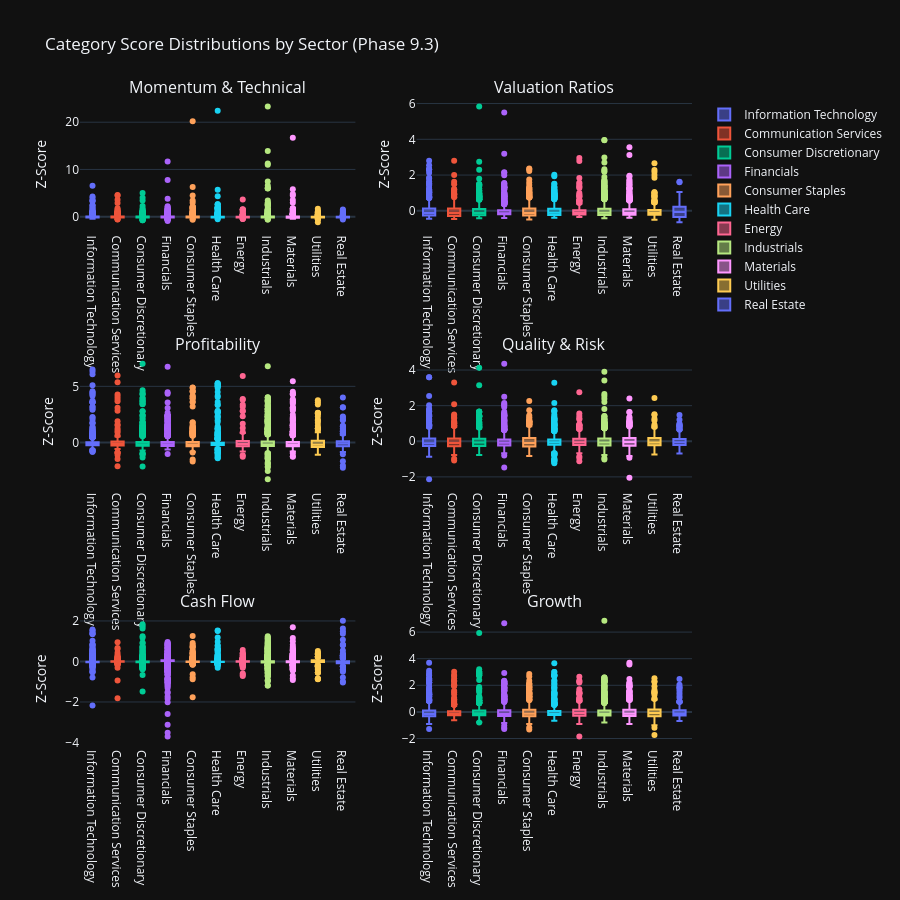

The notebook cell saved with this chart:
### Code cell
# Visualization 4: Category Distribution Box Plots
print("\n📊 Category Distribution Box Plots:")

# Create box plots for each category showing distribution across sectors
if 'category_score_matrix' in locals() and not category_score_matrix.empty:
    # Add sector information to category scores
    category_scores_with_sector = category_score_matrix.copy()
    category_scores_with_sector['sector'] = all_stocks_scaled['sector'].values

    # Create subplot grid for all categories
    from plotly.subplots import make_subplots
    import math

    categories = [col for col in category_score_matrix.columns]
    n_categories = len(categories)
    n_cols = 2
    n_rows = math.ceil(n_categories / n_cols)

    fig_box = make_subplots(
            rows=n_rows,
            cols=n_cols,
            subplot_titles=categories,
            vertical_spacing=0.2,
            horizontal_spacing=0.1
            )

    for idx, category in enumerate(categories):
        row = idx // n_cols + 1
        col = idx % n_cols + 1

        # Create box plot data for this category
        for sector in category_scores_with_sector['sector'].unique():
            if pd.notna(sector):
                sector_data = category_scores_with_sector[
                    category_scores_with_sector['sector'] == sector
                    ][category].dropna()

                fig_box.add_trace(
                        go.Box(
                                y=sector_data,
                                name=sector,
                                showlegend=(idx == 0),  # Only show legend for first subplot
                                marker_color=px.colors.qualitative.Plotly[
                                    list(category_scores_with_sector['sector'].unique()).index(sector) % 10
                                    ]
                                ),
                        row=row,
                        col=col
                        )

    fig_box.update_layout(
            title_text="Category Score Distributions by Sector (Phase 9.3)",
            height=300 * n_rows,
            showlegend=True
            )

    fig_box.update_yaxes(title_text="Z-Score")

    fig_box.show()
    output_path = eda_output_dir / "phase93_category_distributions_boxplots.html"
    fig_box.write_html(output_path)

    print(f"\n✓ Category distribution box plots complete")
    print(f"  Categories visualized: {n_categories}")
    print(f"  Grid layout: {n_rows}×{n_cols}")
    print(f"  Output: {output_path}")

    # Identify categories with highest variance
    category_variances = category_score_matrix.var().sort_values(ascending=False)
    print(f"\n  📊 Categories with Highest Variance:")
    for category, variance in category_variances.head(5).items():
        print(f"    {category}: {variance:.2f}")
else:
    print("  ⚠️ No category score data available for box plots")

### Figure 1 — Plotly figure (JSON) as saved in the notebook; plotly's stock layout.template omitted (floating-point values rounded to 4 significant figures; data arrays with more than 128 entries replaced by an {"elided": "..."} marker saying what was removed)
{"data": [{"marker": {"color": "#636EFA"}, "name": "Information Technology", "showlegend": true, "y": {"elided": "844 float values"}, "type": "box", "xaxis": "x", "yaxis": "y"}, {"marker": {"color": "#EF553B"}, "name": "Communication Services", "showlegend": true, "y": {"elided": "343 float values"}, "type": "box", "xaxis": "x", "yaxis": "y"}, {"marker": {"color": "#00CC96"}, "name": "Consumer Discretionary", "showlegend": true, "y": {"elided": "801 float values"}, "type": "box", "xaxis": "x", "yaxis": "y"}, {"marker": {"color": "#AB63FA"}, "name": "Financials", "showlegend": true, "y": {"elided": "987 float values"}, "type": "box", "xaxis": "x", "yaxis": "y"}, {"marker": {"color": "#FFA15A"}, "name": "Consumer Staples", "showlegend": true, "y": {"elided": "512 float values"}, "type": "box", "xaxis": "x", "yaxis": "y"}, {"marker": {"color": "#19D3F3"}, "name": "Health Care", "showlegend": true, "y": {"elided": "717 float values"}, "type": "box", "xaxis": "x", "yaxis": "y"}, {"marker": {"color": "#FF6692"}, "name": "Energy", "showlegend": true, "y": {"elided": "287 float values"}, "type": "box", "xaxis": "x", "yaxis": "y"}, {"marker": {"color": "#B6E880"}, "name": "Industrials", "showlegend": true, "y": {"elided": "1359 float values"}, "type": "box", "xaxis": "x", "yaxis": "y"}, {"marker": {"color": "#FF97FF"}, "name": "Materials", "showlegend": true, "y": {"elided": "663 float values"}, "type": "box", "xaxis": "x", "yaxis": "y"}, {"marker": {"color": "#FECB52"}, "name": "Utilities", "showlegend": true, "y": {"elided": "246 float values"}, "type": "box", "xaxis": "x", "yaxis": "y"}, {"marker": {"color": "#636EFA"}, "name": "Real Estate", "showlegend": true, "y": {"elided": "213 float values"}, "type": "box", "xaxis": "x", "yaxis": "y"}, {"marker": {"color": "#636EFA"}, "name": "Information Technology", "showlegend": false, "y": {"elided": "844 float values"}, "type": "box", "xaxis": "x2", "yaxis": "y2"}, {"marker": {"color": "#EF553B"}, "name": "Communication Services", "showlegend": false, "y": {"elided": "343 float values"}, "type": "box", "xaxis": "x2", "yaxis": "y2"}, {"marker": {"color": "#00CC96"}, "name": "Consumer Discretionary", "showlegend": false, "y": {"elided": "801 float values"}, "type": "box", "xaxis": "x2", "yaxis": "y2"}, {"marker": {"color": "#AB63FA"}, "name": "Financials", "showlegend": false, "y": {"elided": "987 float values"}, "type": "box", "xaxis": "x2", "yaxis": "y2"}, {"marker": {"color": "#FFA15A"}, "name": "Consumer Staples", "showlegend": false, "y": {"elided": "512 float values"}, "type": "box", "xaxis": "x2", "yaxis": "y2"}, {"marker": {"color": "#19D3F3"}, "name": "Health Care", "showlegend": false, "y": {"elided": "717 float values"}, "type": "box", "xaxis": "x2", "yaxis": "y2"}, {"marker": {"color": "#FF6692"}, "name": "Energy", "showlegend": false, "y": {"elided": "287 float values"}, "type": "box", "xaxis": "x2", "yaxis": "y2"}, {"marker": {"color": "#B6E880"}, "name": "Industrials", "showlegend": false, "y": {"elided": "1359 float values"}, "type": "box", "xaxis": "x2", "yaxis": "y2"}, {"marker": {"color": "#FF97FF"}, "name": "Materials", "showlegend": false, "y": {"elided": "663 float values"}, "type": "box", "xaxis": "x2", "yaxis": "y2"}, {"marker": {"color": "#FECB52"}, "name": "Utilities", "showlegend": false, "y": {"elided": "246 float values"}, "type": "box", "xaxis": "x2", "yaxis": "y2"}, {"marker": {"color": "#636EFA"}, "name": "Real Estate", "showlegend": false, "y": {"elided": "213 float values"}, "type": "box", "xaxis": "x2", "yaxis": "y2"}, {"marker": {"color": "#636EFA"}, "name": "Information Technology", "showlegend": false, "y": {"elided": "844 float values"}, "type": "box", "xaxis": "x3", "yaxis": "y3"}, {"marker": {"color": "#EF553B"}, "name": "Communication Services", "showlegend": false, "y": {"elided": "343 float values"}, "type": "box", "xaxis": "x3", "yaxis": "y3"}, {"marker": {"color": "#00CC96"}, "name": "Consumer Discretionary", "showlegend": false, "y": {"elided": "801 float values"}, "type": "box", "xaxis": "x3", "yaxis": "y3"}, {"marker": {"color": "#AB63FA"}, "name": "Financials", "showlegend": false, "y": {"elided": "987 float values"}, "type": "box", "xaxis": "x3", "yaxis": "y3"}, {"marker": {"color": "#FFA15A"}, "name": "Consumer Staples", "showlegend": false, "y": {"elided": "512 float values"}, "type": "box", "xaxis": "x3", "yaxis": "y3"}, {"marker": {"color": "#19D3F3"}, "name": "Health Care", "showlegend": false, "y": {"elided": "717 float values"}, "type": "box", "xaxis": "x3", "yaxis": "y3"}, {"marker": {"color": "#FF6692"}, "name": "Energy", "showlegend": false, "y": {"elided": "287 float values"}, "type": "box", "xaxis": "x3", "yaxis": "y3"}, {"marker": {"color": "#B6E880"}, "name": "Industrials", "showlegend": false, "y": {"elided": "1359 float values"}, "type": "box", "xaxis": "x3", "yaxis": "y3"}, {"marker": {"color": "#FF97FF"}, "name": "Materials", "showlegend": false, "y": {"elided": "663 float values"}, "type": "box", "xaxis": "x3", "yaxis": "y3"}, {"marker": {"color": "#FECB52"}, "name": "Utilities", "showlegend": false, "y": {"elided": "246 float values"}, "type": "box", "xaxis": "x3", "yaxis": "y3"}, {"marker": {"color": "#636EFA"}, "name": "Real Estate", "showlegend": false, "y": {"elided": "213 float values"}, "type": "box", "xaxis": "x3", "yaxis": "y3"}, {"marker": {"color": "#636EFA"}, "name": "Information Technology", "showlegend": false, "y": {"elided": "844 float values"}, "type": "box", "xaxis": "x4", "yaxis": "y4"}, {"marker": {"color": "#EF553B"}, "name": "Communication Services", "showlegend": false, "y": {"elided": "343 float values"}, "type": "box", "xaxis": "x4", "yaxis": "y4"}, {"marker": {"color": "#00CC96"}, "name": "Consumer Discretionary", "showlegend": false, "y": {"elided": "801 float values"}, "type": "box", "xaxis": "x4", "yaxis": "y4"}, {"marker": {"color": "#AB63FA"}, "name": "Financials", "showlegend": false, "y": {"elided": "987 float values"}, "type": "box", "xaxis": "x4", "yaxis": "y4"}, {"marker": {"color": "#FFA15A"}, "name": "Consumer Staples", "showlegend": false, "y": {"elided": "512 float values"}, "type": "box", "xaxis": "x4", "yaxis": "y4"}, {"marker": {"color": "#19D3F3"}, "name": "Health Care", "showlegend": false, "y": {"elided": "717 float values"}, "type": "box", "xaxis": "x4", "yaxis": "y4"}, {"marker": {"color": "#FF6692"}, "name": "Energy", "showlegend": false, "y": {"elided": "287 float values"}, "type": "box", "xaxis": "x4", "yaxis": "y4"}, {"marker": {"color": "#B6E880"}, "name": "Industrials", "showlegend": false, "y": {"elided": "1359 float values"}, "type": "box", "xaxis": "x4", "yaxis": "y4"}, {"marker": {"color": "#FF97FF"}, "name": "Materials", "showlegend": false, "y": {"elided": "663 float values"}, "type": "box", "xaxis": "x4", "yaxis": "y4"}, {"marker": {"color": "#FECB52"}, "name": "Utilities", "showlegend": false, "y": {"elided": "246 float values"}, "type": "box", "xaxis": "x4", "yaxis": "y4"}, {"marker": {"color": "#636EFA"}, "name": "Real Estate", "showlegend": false, "y": {"elided": "213 float values"}, "type": "box", "xaxis": "x4", "yaxis": "y4"}, {"marker": {"color": "#636EFA"}, "name": "Information Technology", "showlegend": false, "y": {"elided": "844 float values"}, "type": "box", "xaxis": "x5", "yaxis": "y5"}, {"marker": {"color": "#EF553B"}, "name": "Communication Services", "showlegend": false, "y": {"elided": "343 float values"}, "type": "box", "xaxis": "x5", "yaxis": "y5"}, {"marker": {"color": "#00CC96"}, "name": "Consumer Discretionary", "showlegend": false, "y": {"elided": "801 float values"}, "type": "box", "xaxis": "x5", "yaxis": "y5"}, {"marker": {"color": "#AB63FA"}, "name": "Financials", "showlegend": false, "y": {"elided": "987 float values"}, "type": "box", "xaxis": "x5", "yaxis": "y5"}, {"marker": {"color": "#FFA15A"}, "name": "Consumer Staples", "showlegend": false, "y": {"elided": "512 float values"}, "type": "box", "xaxis": "x5", "yaxis": "y5"}, {"marker": {"color": "#19D3F3"}, "name": "Health Care", "showlegend": false, "y": {"elided": "717 float values"}, "type": "box", "xaxis": "x5", "yaxis": "y5"}, {"marker": {"color": "#FF6692"}, "name": "Energy", "showlegend": false, "y": {"elided": "287 float values"}, "type": "box", "xaxis": "x5", "yaxis": "y5"}, {"marker": {"color": "#B6E880"}, "name": "Industrials", "showlegend": false, "y": {"elided": "1359 float values"}, "type": "box", "xaxis": "x5", "yaxis": "y5"}, {"marker": {"color": "#FF97FF"}, "name": "Materials", "showlegend": false, "y": {"elided": "663 float values"}, "type": "box", "xaxis": "x5", "yaxis": "y5"}, {"marker": {"color": "#FECB52"}, "name": "Utilities", "showlegend": false, "y": {"elided": "246 float values"}, "type": "box", "xaxis": "x5", "yaxis": "y5"}, {"marker": {"color": "#636EFA"}, "name": "Real Estate", "showlegend": false, "y": {"elided": "213 float values"}, "type": "box", "xaxis": "x5", "yaxis": "y5"}, {"marker": {"color": "#636EFA"}, "name": "Information Technology", "showlegend": false, "y": {"elided": "844 float values"}, "type": "box", "xaxis": "x6", "yaxis": "y6"}, {"marker": {"color": "#EF553B"}, "name": "Communication Services", "showlegend": false, "y": {"elided": "343 float values"}, "type": "box", "xaxis": "x6", "yaxis": "y6"}, {"marker": {"color": "#00CC96"}, "name": "Consumer Discretionary", "showlegend": false, "y": {"elided": "801 float values"}, "type": "box", "xaxis": "x6", "yaxis": "y6"}, {"marker": {"color": "#AB63FA"}, "name": "Financials", "showlegend": false, "y": {"elided": "987 float values"}, "type": "box", "xaxis": "x6", "yaxis": "y6"}, {"marker": {"color": "#FFA15A"}, "name": "Consumer Staples", "showlegend": false, "y": {"elided": "512 float values"}, "type": "box", "xaxis": "x6", "yaxis": "y6"}, {"marker": {"color": "#19D3F3"}, "name": "Health Care", "showlegend": false, "y": {"elided": "717 float values"}, "type": "box", "xaxis": "x6", "yaxis": "y6"}, {"marker": {"color": "#FF6692"}, "name": "Energy", "showlegend": false, "y": {"elided": "287 float values"}, "type": "box", "xaxis": "x6", "yaxis": "y6"}, {"marker": {"color": "#B6E880"}, "name": "Industrials", "showlegend": false, "y": {"elided": "1359 float values"}, "type": "box", "xaxis": "x6", "yaxis": "y6"}, {"marker": {"color": "#FF97FF"}, "name": "Materials", "showlegend": false, "y": {"elided": "663 float values"}, "type": "box", "xaxis": "x6", "yaxis": "y6"}, {"marker": {"color": "#FECB52"}, "name": "Utilities", "showlegend": false, "y": {"elided": "246 float values"}, "type": "box", "xaxis": "x6", "yaxis": "y6"}, {"marker": {"color": "#636EFA"}, "name": "Real Estate", "showlegend": false, "y": {"elided": "213 float values"}, "type": "box", "xaxis": "x6", "yaxis": "y6"}], "layout": {"xaxis": {"anchor": "y", "domain": [0.0, 0.45]}, "yaxis": {"anchor": "x", "domain": [0.8, 1.0], "title": {"text": "Z-Score"}}, "xaxis2": {"anchor": "y2", "domain": [0.55, 1.0]}, "yaxis2": {"anchor": "x2", "domain": [0.8, 1.0], "title": {"text": "Z-Score"}}, "xaxis3": {"anchor": "y3", "domain": [0.0, 0.45]}, "yaxis3": {"anchor": "x3", "domain": [0.4, 0.6], "title": {"text": "Z-Score"}}, "xaxis4": {"anchor": "y4", "domain": [0.55, 1.0]}, "yaxis4": {"anchor": "x4", "domain": [0.4, 0.6], "title": {"text": "Z-Score"}}, "xaxis5": {"anchor": "y5", "domain": [0.0, 0.45]}, "yaxis5": {"anchor": "x5", "domain": [0.0, 0.2], "title": {"text": "Z-Score"}}, "xaxis6": {"anchor": "y6", "domain": [0.55, 1.0]}, "yaxis6": {"anchor": "x6", "domain": [0.0, 0.2], "title": {"text": "Z-Score"}}, "annotations": [{"font": {"size": 16}, "showarrow": false, "text": "Momentum & Technical", "x": 0.225, "xanchor": "center", "xref": "paper", "y": 1.0, "yanchor": "bottom", "yref": "paper"}, {"font": {"size": 16}, "showarrow": false, "text": "Valuation Ratios", "x": 0.775, "xanchor": "center", "xref": "paper", "y": 1.0, "yanchor": "bottom", "yref": "paper"}, {"font": {"size": 16}, "showarrow": false, "text": "Profitability", "x": 0.225, "xanchor": "center", "xref": "paper", "y": 0.6, "yanchor": "bottom", "yref": "paper"}, {"font": {"size": 16}, "showarrow": false, "text": "Quality & Risk", "x": 0.775, "xanchor": "center", "xref": "paper", "y": 0.6, "yanchor": "bottom", "yref": "paper"}, {"font": {"size": 16}, "showarrow": false, "text": "Cash Flow", "x": 0.225, "xanchor": "center", "xref": "paper", "y": 0.2, "yanchor": "bottom", "yref": "paper"}, {"font": {"size": 16}, "showarrow": false, "text": "Growth", "x": 0.775, "xanchor": "center", "xref": "paper", "y": 0.2, "yanchor": "bottom", "yref": "paper"}], "title": {"text": "Category Score Distributions by Sector (Phase 9.3)"}, "height": 900, "showlegend": true}}
